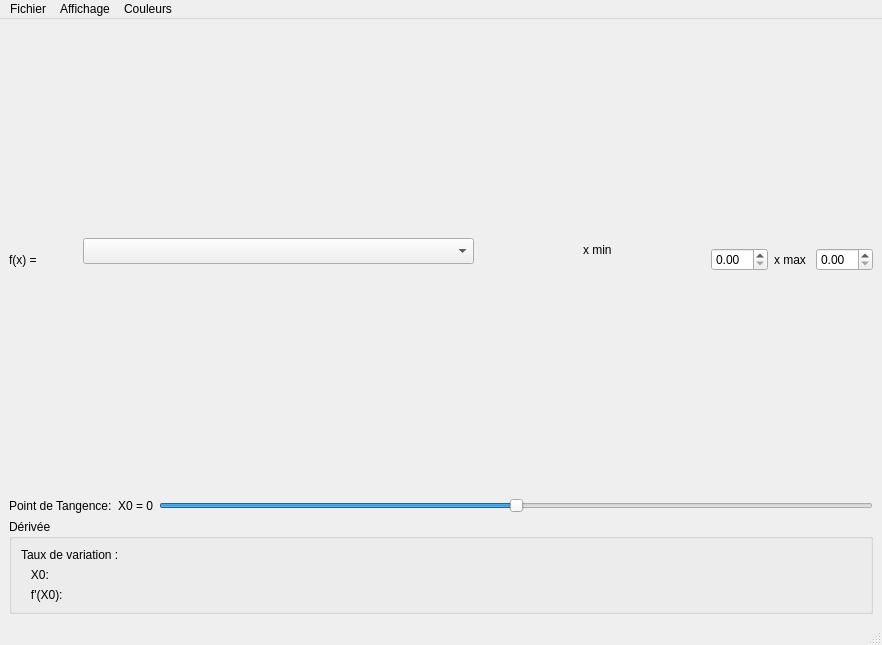
<?xml version="1.0" encoding="UTF-8"?>
<ui version="4.0">
 <class>MainWindow</class>
 <widget class="QMainWindow" name="MainWindow">
  <property name="geometry">
   <rect>
    <x>0</x>
    <y>0</y>
    <width>882</width>
    <height>645</height>
   </rect>
  </property>
  <property name="sizePolicy">
   <sizepolicy hsizetype="Expanding" vsizetype="Expanding">
    <horstretch>0</horstretch>
    <verstretch>0</verstretch>
   </sizepolicy>
  </property>
  <property name="windowTitle">
   <string>Fonction et dérivée</string>
  </property>
  <widget class="QWidget" name="centralwidget">
   <layout class="QVBoxLayout" name="verticalLayout">
    <item>
     <layout class="QHBoxLayout" name="horizontalLayout">
      <item>
       <widget class="QLabel" name="label">
        <property name="text">
         <string>f(x) =</string>
        </property>
       </widget>
      </item>
      <item>
       <widget class="QWidget" name="widgetCanvas" native="true">
        <property name="sizePolicy">
         <sizepolicy hsizetype="Expanding" vsizetype="Expanding">
          <horstretch>0</horstretch>
          <verstretch>0</verstretch>
         </sizepolicy>
        </property>
        <widget class="QLabel" name="label_2">
         <property name="geometry">
          <rect>
           <x>540</x>
           <y>0</y>
           <width>32</width>
           <height>443</height>
          </rect>
         </property>
         <property name="text">
          <string>x min </string>
         </property>
        </widget>
        <widget class="QComboBox" name="comboFonctions">
         <property name="geometry">
          <rect>
           <x>40</x>
           <y>210</y>
           <width>391</width>
           <height>26</height>
          </rect>
         </property>
        </widget>
       </widget>
      </item>
      <item>
       <widget class="QDoubleSpinBox" name="spinXMin"/>
      </item>
      <item>
       <widget class="QLabel" name="label_3">
        <property name="text">
         <string>x max </string>
        </property>
       </widget>
      </item>
      <item>
       <widget class="QDoubleSpinBox" name="spinXMax"/>
      </item>
     </layout>
    </item>
    <item>
     <layout class="QHBoxLayout" name="horizontalLayout_2">
      <item>
       <widget class="QLabel" name="label_4">
        <property name="text">
         <string>Point de Tangence:</string>
        </property>
       </widget>
      </item>
      <item>
       <widget class="QLabel" name="labelX0">
        <property name="text">
         <string>X0 = 0</string>
        </property>
       </widget>
      </item>
      <item>
       <widget class="QSlider" name="sliderX0">
        <property name="maximum">
         <number>1000</number>
        </property>
        <property name="value">
         <number>500</number>
        </property>
        <property name="orientation">
         <enum>Qt::Orientation::Horizontal</enum>
        </property>
       </widget>
      </item>
     </layout>
    </item>
    <item>
     <widget class="QGroupBox" name="groupDerivee">
      <property name="title">
       <string>Dérivée</string>
      </property>
      <layout class="QGridLayout" name="gridLayout">
       <item row="0" column="0">
        <widget class="QLabel" name="label_5">
         <property name="text">
          <string>Taux de variation :</string>
         </property>
        </widget>
       </item>
       <item row="0" column="1">
        <widget class="QLabel" name="labelTaux">
         <property name="text">
          <string/>
         </property>
        </widget>
       </item>
       <item row="2" column="1">
        <widget class="QLabel" name="labelPointX0">
         <property name="text">
          <string/>
         </property>
        </widget>
       </item>
       <item row="4" column="1">
        <widget class="QLabel" name="labelDerivee">
         <property name="text">
          <string/>
         </property>
        </widget>
       </item>
       <item row="2" column="0">
        <widget class="QLabel" name="label_6">
         <property name="text">
          <string>   X0:</string>
         </property>
        </widget>
       </item>
       <item row="4" column="0">
        <widget class="QLabel" name="label_7">
         <property name="text">
          <string>   f'(X0):</string>
         </property>
        </widget>
       </item>
      </layout>
     </widget>
    </item>
   </layout>
  </widget>
  <widget class="QMenuBar" name="menubar">
   <property name="geometry">
    <rect>
     <x>0</x>
     <y>0</y>
     <width>882</width>
     <height>33</height>
    </rect>
   </property>
   <widget class="QMenu" name="menuFichier">
    <property name="title">
     <string>Fichier</string>
    </property>
    <addaction name="actionExporterPdf"/>
   </widget>
   <widget class="QMenu" name="menuAffichage">
    <property name="title">
     <string>Affichage</string>
    </property>
    <addaction name="actionGrille"/>
   </widget>
   <widget class="QMenu" name="menuCouleurs">
    <property name="title">
     <string>Couleurs</string>
    </property>
    <addaction name="actionCouleurF"/>
    <addaction name="actionCouleurDerivee"/>
    <addaction name="actionCouleurTangente"/>
   </widget>
   <addaction name="menuFichier"/>
   <addaction name="menuAffichage"/>
   <addaction name="menuCouleurs"/>
  </widget>
  <widget class="QStatusBar" name="statusbar"/>
  <action name="actionCouleurF">
   <property name="text">
    <string>couleur de f</string>
   </property>
  </action>
  <action name="actionCouleurDerivee">
   <property name="text">
    <string>couleur de f'</string>
   </property>
  </action>
  <action name="actionCouleurTangente">
   <property name="text">
    <string>couleur de la tangente</string>
   </property>
  </action>
  <action name="actionGrille">
   <property name="checkable">
    <bool>true</bool>
   </property>
   <property name="text">
    <string>Grille</string>
   </property>
  </action>
  <action name="actionExporterPdf">
   <property name="text">
    <string>Exporter en PDF</string>
   </property>
  </action>
 </widget>
 <resources/>
 <connections/>
</ui>
